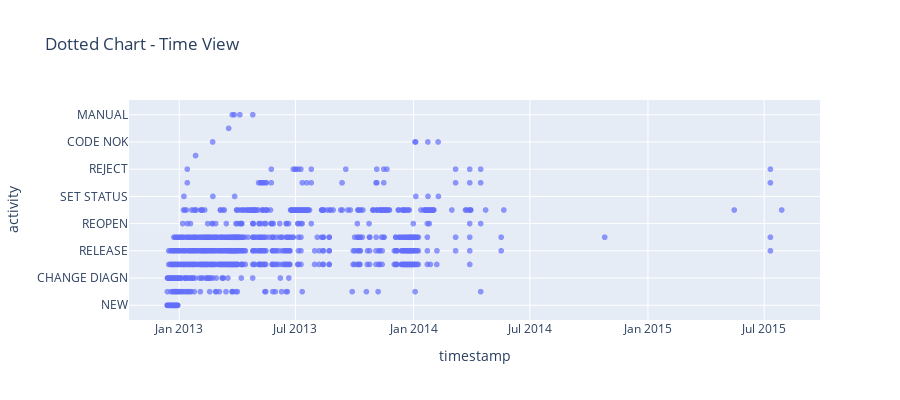
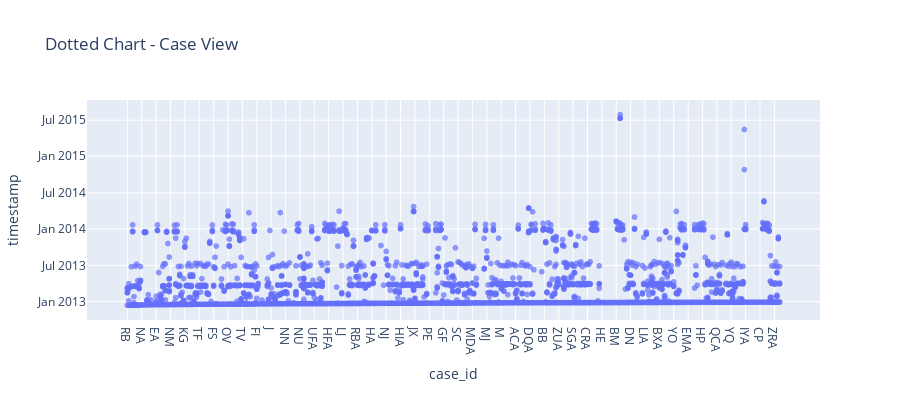
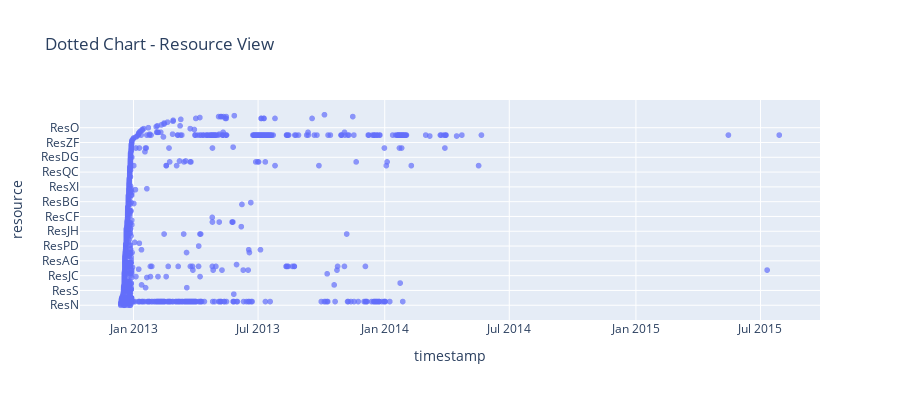
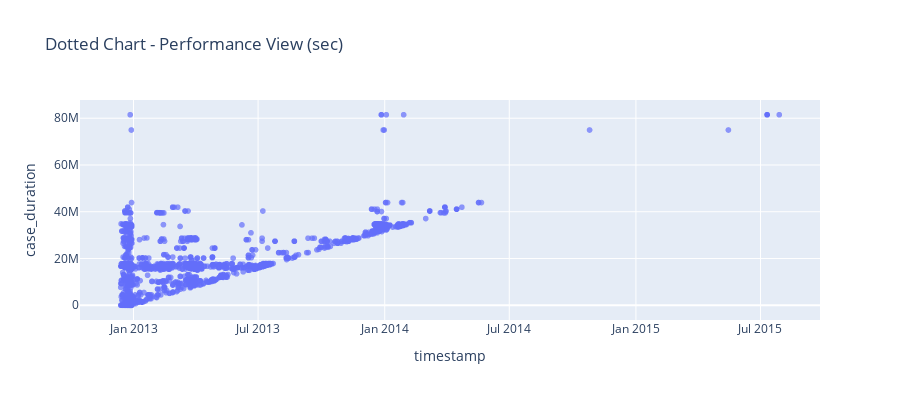

Write notebook code for charts like these, in order.
### Code cell
# Visualize four views for the first example
print(f"Rendering dotted chart views for: {first_name}")
render_all_views(first_df)

### Figure 1 — Plotly figure (JSON) as saved in the notebook; plotly's stock layout.template omitted (floating-point values rounded to 4 significant figures; data arrays with more than 128 entries replaced by an {"elided": "..."} marker saying what was removed)
{"data": [{"hovertemplate": "timestamp=%{x}<br>activity=%{y}<extra></extra>", "legendgroup": "", "marker": {"color": "#636efa", "opacity": 0.7, "symbol": "circle"}, "mode": "markers", "name": "", "showlegend": false, "type": "scattergl", "x": {"elided": "2535 str values"}, "xaxis": "x", "y": {"elided": "2535 str values"}, "yaxis": "y"}], "layout": {"height": 400, "legend": {"orientation": "h", "tracegroupgap": 0}, "title": {"text": "Dotted Chart - Time View"}, "xaxis": {"anchor": "y", "domain": [0, 1], "title": {"text": "timestamp"}}, "yaxis": {"anchor": "x", "domain": [0, 1], "title": {"text": "activity"}}}}

### Figure 2 — Plotly figure (JSON) as saved in the notebook; plotly's stock layout.template omitted (floating-point values rounded to 4 significant figures; data arrays with more than 128 entries replaced by an {"elided": "..."} marker saying what was removed)
{"data": [{"hovertemplate": "case_id=%{x}<br>timestamp=%{y}<extra></extra>", "legendgroup": "", "marker": {"color": "#636efa", "opacity": 0.7, "symbol": "circle"}, "mode": "markers", "name": "", "showlegend": false, "type": "scattergl", "x": {"elided": "2535 str values"}, "xaxis": "x", "y": {"elided": "2535 str values"}, "yaxis": "y"}], "layout": {"height": 400, "legend": {"orientation": "h", "tracegroupgap": 0}, "title": {"text": "Dotted Chart - Case View"}, "xaxis": {"anchor": "y", "domain": [0, 1], "title": {"text": "case_id"}}, "yaxis": {"anchor": "x", "domain": [0, 1], "title": {"text": "timestamp"}}}}

### Figure 3 — Plotly figure (JSON) as saved in the notebook; plotly's stock layout.template omitted (floating-point values rounded to 4 significant figures; data arrays with more than 128 entries replaced by an {"elided": "..."} marker saying what was removed)
{"data": [{"hovertemplate": "timestamp=%{x}<br>resource=%{y}<extra></extra>", "legendgroup": "", "marker": {"color": "#636efa", "opacity": 0.7, "symbol": "circle"}, "mode": "markers", "name": "", "showlegend": false, "type": "scattergl", "x": {"elided": "2535 str values"}, "xaxis": "x", "y": {"elided": "2535 str values"}, "yaxis": "y"}], "layout": {"height": 400, "legend": {"orientation": "h", "tracegroupgap": 0}, "title": {"text": "Dotted Chart - Resource View"}, "xaxis": {"anchor": "y", "domain": [0, 1], "title": {"text": "timestamp"}}, "yaxis": {"anchor": "x", "domain": [0, 1], "title": {"text": "resource"}}}}

### Figure 4 — Plotly figure (JSON) as saved in the notebook; plotly's stock layout.template omitted (floating-point values rounded to 4 significant figures; data arrays with more than 128 entries replaced by an {"elided": "..."} marker saying what was removed)
{"data": [{"hovertemplate": "timestamp=%{x}<br>case_duration=%{y}<extra></extra>", "legendgroup": "", "marker": {"color": "#636efa", "opacity": 0.7, "symbol": "circle"}, "mode": "markers", "name": "", "showlegend": false, "type": "scattergl", "x": {"elided": "2535 str values"}, "xaxis": "x", "y": {"elided": "2535 float values"}, "yaxis": "y"}], "layout": {"height": 400, "legend": {"orientation": "h", "tracegroupgap": 0}, "title": {"text": "Dotted Chart - Performance View (sec)"}, "xaxis": {"anchor": "y", "domain": [0, 1], "title": {"text": "timestamp"}}, "yaxis": {"anchor": "x", "domain": [0, 1], "title": {"text": "case_duration"}}}}
